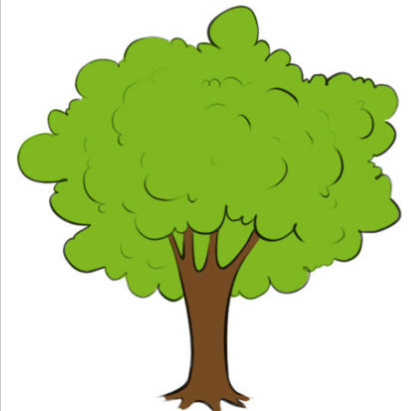
#> input picture Learn-Contour/source/img6.png, 409 x 411 px
$ python part1_threshold.py
#> lines starting #> are read from the running program, lines starting #| are printed output that depends on the picture; after the words box and inside, x2 and y2 are one past the last pixel; in counts of white or black regions, pixels touching at a corner belong together
import cv2

'''
Countour detection is a popular computer vision technique used for
   analyzing objects in an image Countours are useful tool for shape analysis,
   objects detection recogonise

A countour can be simply defined thats joins of set of points that enclosing an
area having same color intensity.
'''

image = cv2.imread("./source/img6.png",0)
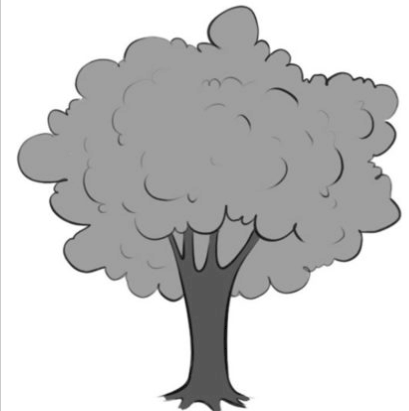
#> image: shape (411, 409); min 0, max 255, mean 202
img = cv2.imread("./source/img6.png")
#> img is the input picture: shape (411, 409, 3); mean B, G, R 146.5, 211.8, 190.4

  # image preprocessing
      # (1) -> Threshold based
      # (2) -> edge based


       # Threshold based
_, binary_image = cv2.threshold(image, 175, 255, cv2.THRESH_BINARY)
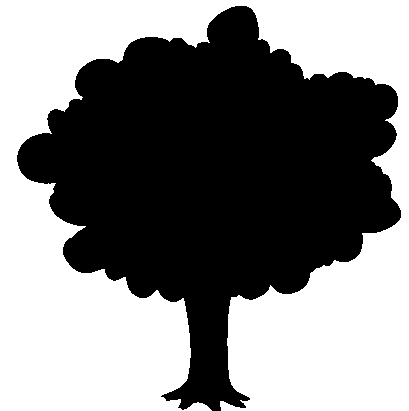
#> binary_image: shape (411, 409); 51.3% white; 1 black region, box (x1, y1, x2, y2) and area: (17, 6, 401, 411) 81944
_, binary_image_inv = cv2.threshold(image, 220, 280, cv2.THRESH_BINARY_INV)
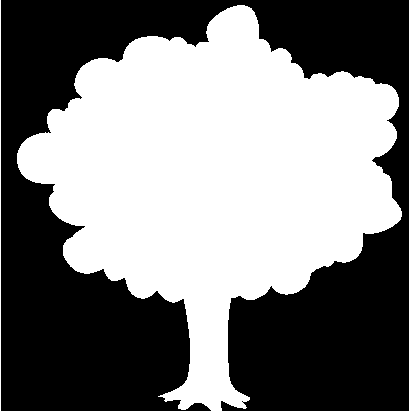
#> binary_image_inv: shape (411, 409); 49.5% white; 2 white regions

contours, _ = cv2.findContours(binary_image_inv, cv2.RETR_TREE, cv2.CHAIN_APPROX_SIMPLE)
#> contours = 3 contours, 2 with area under 20; largest, box (x1, y1, x2, y2) and area: (17, 5, 402, 411) 82058
cv2.drawContours(img, contours, -1, (0, 255, 0), 3)
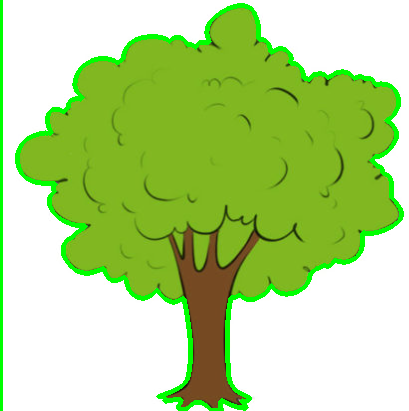
#> img: shape (411, 409, 3); 5.12% of pixels changed, all inside (x1, y1, x2, y2) = (0, 0, 404, 411)

print(len(contours))
#| 3

cv2.imshow("Original_img",img)
cv2.imshow("Gray_img",image)
cv2.imshow("Binary",binary_image)
cv2.imshow("Binary_INV",binary_image_inv)

cv2.waitKey()

cv2.destroyAllWindows()

$ run again, with Learn-Contour/source/img5.png copied over Learn-Contour/source/img6.png
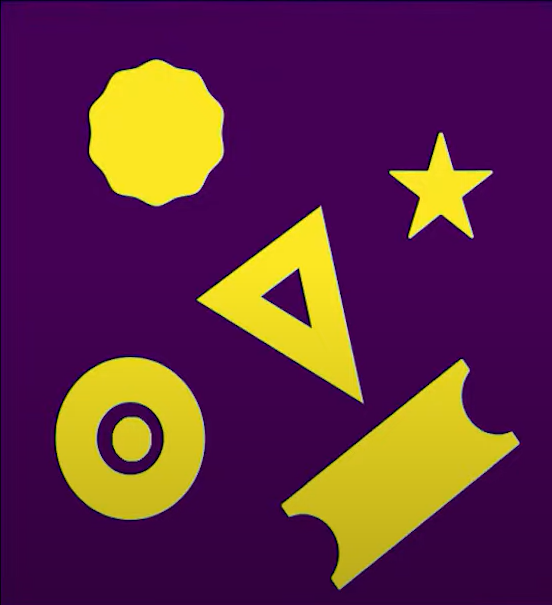
#> input picture Learn-Contour/source/img5.png, 552 x 605 px
#> img is the input picture: shape (605, 552, 3); mean B, G, R 69.1, 44.8, 96.4
#> `_, binary_image = cv2.threshold(image, 175, 255, cv2.THRESH_BINARY)`:
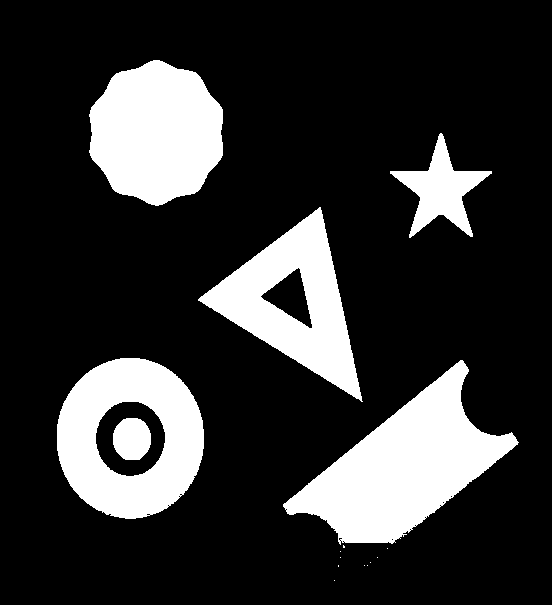
#> binary_image: shape (605, 552); 19.8% white; 16 white regions (10 under 20 px), largest, box (x1, y1, x2, y2) and area: (283, 360, 519, 545) 18856, (89, 60, 223, 206) 14850, (57, 358, 204, 519) 14634, (198, 207, 363, 402) 12681, (390, 133, 492, 238) 3894, (113, 418, 151, 460) 1302
#> binary_image_inv: shape (605, 552); 93.1% white; 38 black regions (35 under 20 px)
#> contours = 89 contours, 85 with area under 20; largest, box (x1, y1, x2, y2) and area: (0, 0, 552, 605) 332804, (89, 60, 223, 204) 14526, (204, 208, 337, 306) 5436, (390, 133, 490, 236) 3617
#> `cv2.drawContours(img, contours, -1, (0, 255, 0), 3)`:
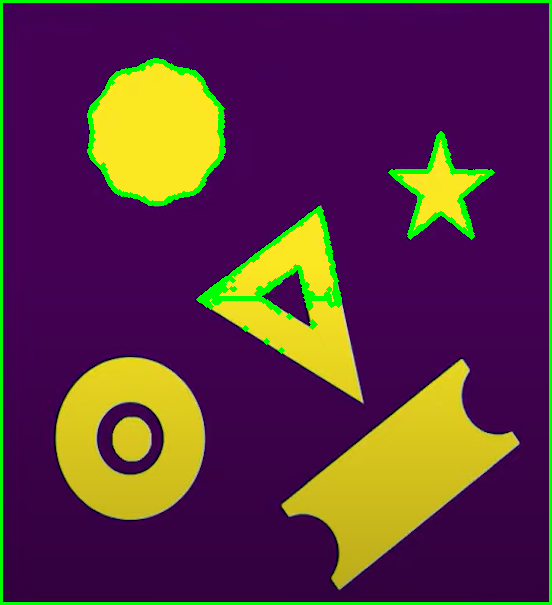
#> img: shape (605, 552, 3); 4.23% of pixels changed, all inside (x1, y1, x2, y2) = (0, 0, 552, 605)
#| 89
